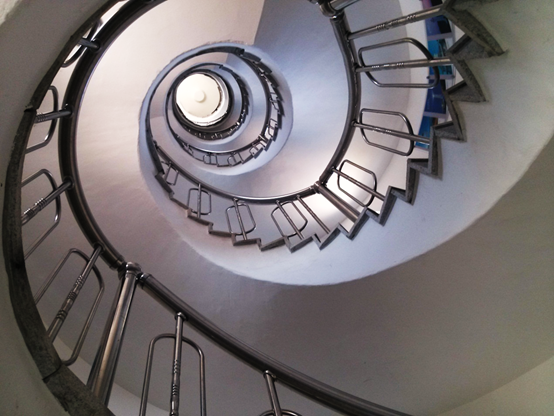
#> input picture dataset/Images/Random/011313_1701_82.png, 554 x 416 px; its folder holds only this picture in this run
$ python findImageApplyTime.py
#> lines starting #> are read from the running program, lines starting #| are printed output that depends on the picture
#> further down, image is the input picture: shape (416, 554, 3); mean B, G, R 113.3, 112.2, 118.3
### myPackage/KeyPointDetectors.py
import cv2
import numpy as np

class detectKeypoints:
    def __init__(self, image):
        self.image = image
        self.imageCopy = self.image.copy()
        self.gray = cv2.cvtColor(self.imageCopy, cv2.COLOR_BGR2GRAY)
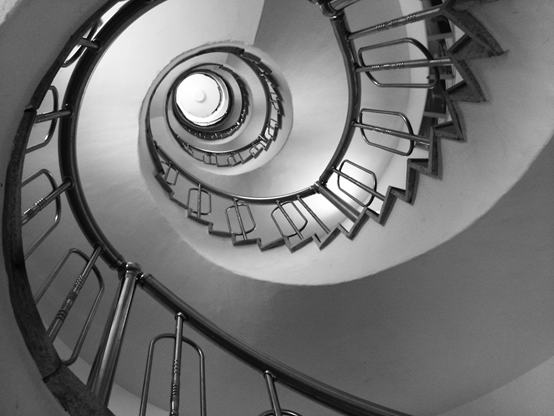
#> self.gray: shape (416, 554); min 2, max 255, mean 114.1

    def detectFAST(self):
        fast = cv2.FastFeatureDetector_create()
        fastKeyPoints = fast.detect(self.gray, None)
#> fastKeyPoints = 1968 keypoints; strongest (x, y, size): (127, 265, 7), (266, 371, 7), (127, 271, 7), (142, 275, 7)
        imageFAST = cv2.drawKeypoints(self.imageCopy, fastKeyPoints, self.imageCopy, color=(0, 255, 255))
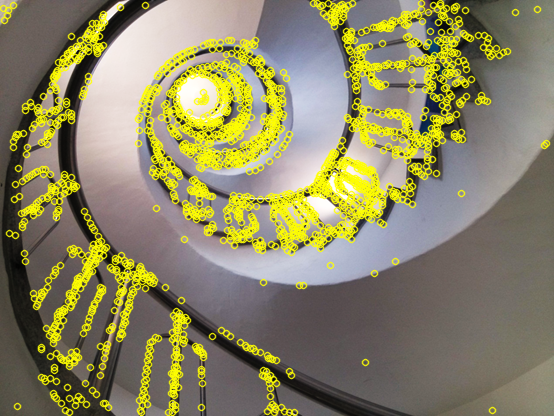
#> imageFAST: shape (416, 554, 3); mean B, G, R 99.3, 134.6, 139.9

        return imageFAST

    # [29 lines left out: functions detectHarris, detectORB, detectSIFT, detectSURF, not called in this run]

### Analysis/Detectors/findImageApplyTime.py
# the purpose of this code is to calculate the time needed to
# apply the detectors on different sets of images
from __future__ import print_function
from imutils import paths
from imutils.video import FPS
import cv2
from myPackage.KeyPointDetectors import detectKeypoints
import glob

totalTime = 0
for x in range(0,99):
    subTotalTime = 0
    for imagePath in glob.glob("dataset/Images/Random/*"):

        image = cv2.imread(imagePath)

        fps = FPS().start()
        keyPoints = detectKeypoints(image)
        outputImage = keyPoints.detectFAST()
        fps.stop()
        subTotalTime = subTotalTime + fps.elapsed()

    totalTime = totalTime + subTotalTime

print("Average elapsed time: ", totalTime/100)
